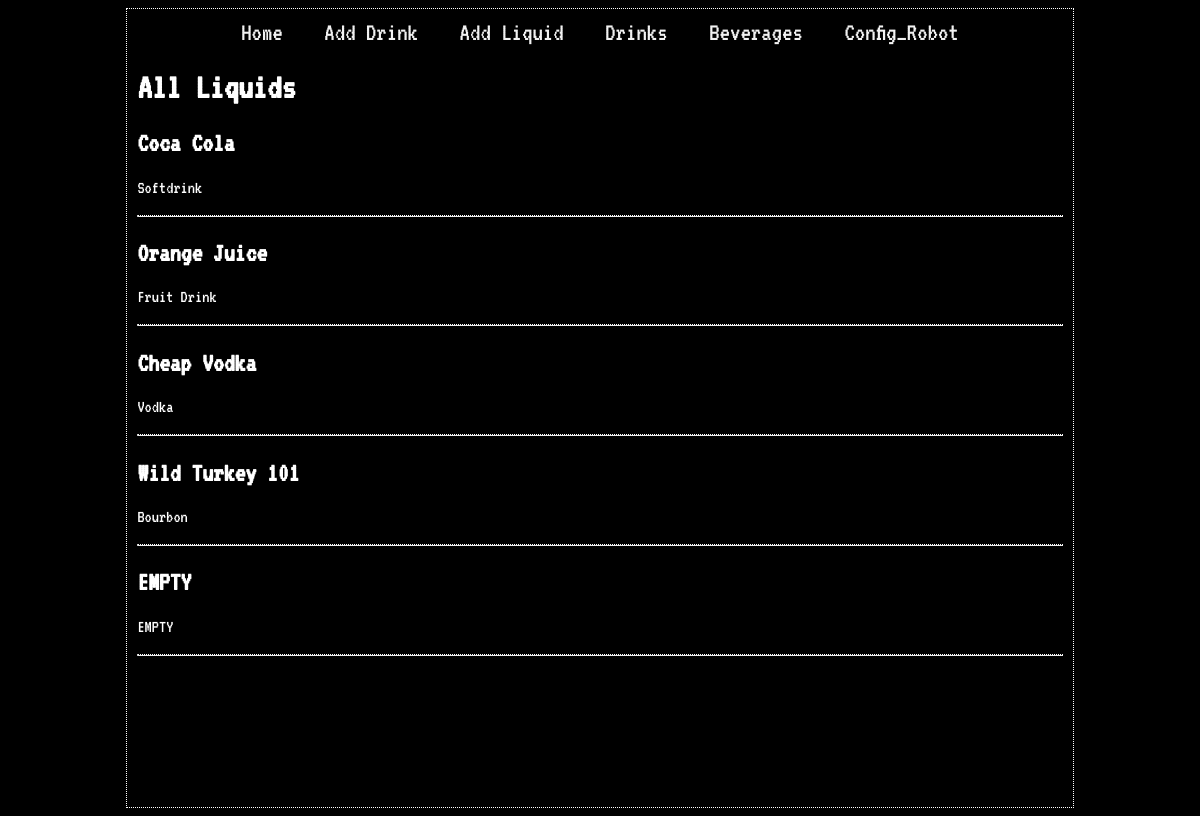
Screenshot of /liquids with the database file from the repository.
### app.py (models this page shows)
class Liquid(db.Model):
    id = db.Column(db.Integer, primary_key=True)
    name = db.Column(db.String(50), nullable=False)
    alc_category = db.Column(db.String(20), nullable=False)
    description = db.Column(db.Text, nullable=True)
    alc_content = db.Column(db.Float, nullable=True)

### app.py (the view)
@app.route('/liquids')
def show_liquids():
    all_liquids = Liquid.query.all()
    return render_template('liquids.html', liquids=all_liquids)

### templates/liquids.html (shortened to what this page needs)
{% extends 'base.html' %}
{% block body %}
<h1> All Liquids </h1>
	{% for liquid in liquids  %}
		<h2>{{ liquid.name }}</h2>
		<p>{{ liquid.alc_category }}
		<hr>
	{% endfor %}
{% endblock %}}

### templates/base.html (shortened to what this page needs)
<!DOCTYPE html>
<html lang="en">
<head>
	<link rel="stylesheet"  href="{{ url_for('static', filename='css/main.css') }}">
</head>
<body >
	<div class="main_div">
		<div class="topnav">
			<a class="active" href="/">Home</a>
			<a href="/admin/add_drink">Add Drink</a>
			<a href="/admin/add_liquid">Add Liquid</a>
			<a href="/drinks">Drinks</a>
			<a href="/liquids">Beverages</a>
			<a href="/admin/robot_configuration">Config_Robot</a>
		</div>
		{% block body %} {% endblock %}
	</div>
</body>
</html>

### static/css/main.css (style rules this page uses)
html, body { margin: 100; padding: 100; font-family: 'VT323', monospace; font-size: large; }
body { color: white; background-color: black; }
.main_div { overflow: scroll; height:100vh; width: 80%; margin-left: auto; margin-right: auto; border: 1px dotted white; box-sizing: border-box; padding: 10px; }
hr { border-top: 0.5px dotted white; }
.topnav { background: transparent; overflow: hidden; font-size: x-large; margin-right: auto; margin-left: auto; text-align: center; align-items: center; }
.topnav a { color: #f2f2f2; text-align: center; padding: 14px 16px; text-decoration: none; font-size: 26px; margin: auto; }

### rows the page displays
Liquid: name "Coca Cola", alc_category "Softdrink"
Liquid: name "Orange Juice", alc_category "Fruit Drink"
Liquid: name "Cheap Vodka", alc_category "Vodka"
Liquid: name "Wild Turkey 101", alc_category "Bourbon"
Liquid: name "EMPTY", alc_category "EMPTY"
